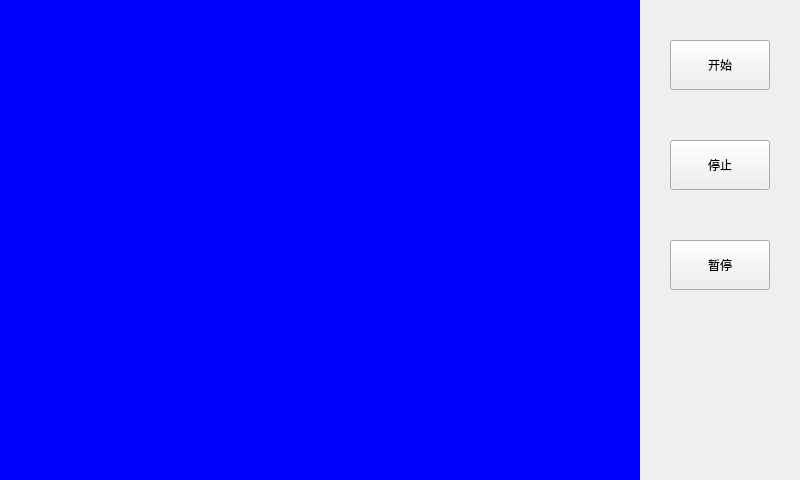
<?xml version="1.0" encoding="UTF-8"?>
<ui version="4.0">
 <class>MyProcessCamera</class>
 <widget class="QWidget" name="MyProcessCamera">
  <property name="geometry">
   <rect>
    <x>0</x>
    <y>0</y>
    <width>800</width>
    <height>480</height>
   </rect>
  </property>
  <property name="windowTitle">
   <string>MyProcessCamera</string>
  </property>
  <widget class="QLabel" name="label">
   <property name="geometry">
    <rect>
     <x>0</x>
     <y>0</y>
     <width>640</width>
     <height>480</height>
    </rect>
   </property>
   <property name="styleSheet">
    <string notr="true">background-color: rgb(0, 0, 255);</string>
   </property>
   <property name="text">
    <string/>
   </property>
  </widget>
  <widget class="QPushButton" name="pushButton_start">
   <property name="geometry">
    <rect>
     <x>670</x>
     <y>40</y>
     <width>100</width>
     <height>50</height>
    </rect>
   </property>
   <property name="text">
    <string>开始</string>
   </property>
  </widget>
  <widget class="QPushButton" name="pushButton_stop">
   <property name="geometry">
    <rect>
     <x>670</x>
     <y>140</y>
     <width>100</width>
     <height>50</height>
    </rect>
   </property>
   <property name="text">
    <string>停止</string>
   </property>
  </widget>
  <widget class="QPushButton" name="pushButton_pause">
   <property name="geometry">
    <rect>
     <x>670</x>
     <y>240</y>
     <width>100</width>
     <height>50</height>
    </rect>
   </property>
   <property name="text">
    <string>暂停</string>
   </property>
  </widget>
 </widget>
 <resources/>
 <connections/>
</ui>
